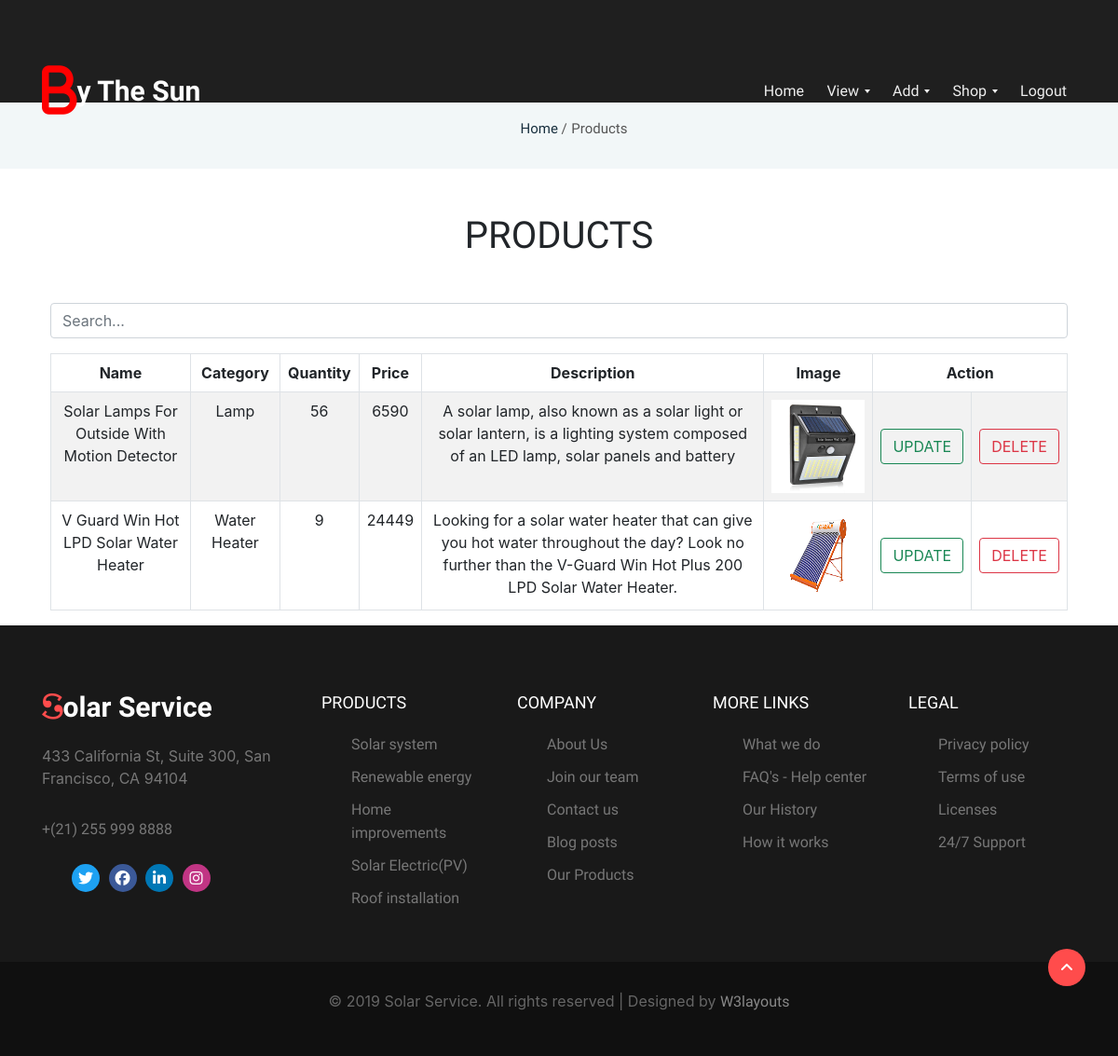
Page /viewProductsAdmin/ on the earlier database version.
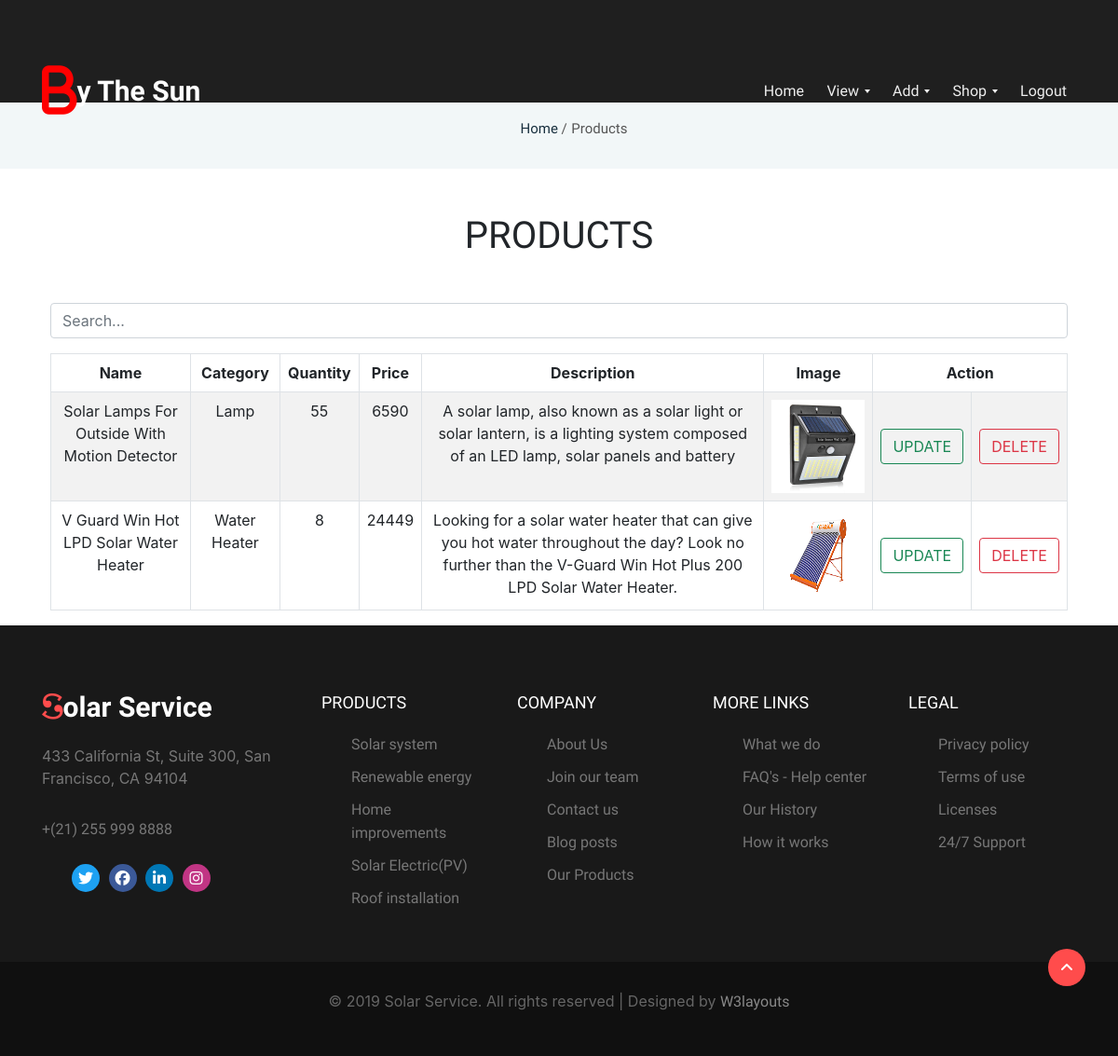
Same page on the later database version.
### app/models.py (models this page shows, shortened)
class Product(models.Model):
    name = models.CharField(max_length=100)
    category = models.CharField(max_length=100)
    quantity = models.IntegerField()
    description = models.CharField(max_length=300)
    image = models.ImageField(upload_to="image")
    price = models.IntegerField()

### app/views.py (the view)
# urls.py: path('viewProductsAdmin/', views.viewProductsAdmin),
def viewProductsAdmin(request):
    products = Product.objects.all()
    return render(request, "ADMIN/viewProductsAdmin.html", {"products": products})

### templates/ADMIN/viewProductsAdmin.html (shortened to what this page needs)
{% extends 'ADMIN/adminBase.html' %}
{% block header %}
<section class="w3l-breadcrumns">
    <div class="wrapper">
        <ul>
            <li><a id="a" href="/adminHome">Home</a> /</li>
            <li>Products</li>
        </ul>
    </div>
</section>
<link rel="stylesheet" href="https://cdn.jsdelivr.net/npm/bootstrap@5.2.3/dist/css/bootstrap.min.css"
>
<link rel="stylesheet" href="https://stackpath.bootstrapcdn.com/bootstrap/5.0.0/css/bootstrap.min.css">
<body>
    <div class="container">
        <h1 align="center" class="m-5">PRODUCTS</h1>
        <input type="text" id="searchInput" class="form-control mb-3" placeholder="Search...">
        <table class="table table-striped table-bordered" border="1">
            <thead>
                <tr>
                    <th style="text-align: center;">Name</th>
                    <th style="text-align: center;">Category</th>
                    <th style="text-align: center;">Quantity</th>
                    <th style="text-align: center;">Price</th>
                    <th style="text-align: center;">Description</th>
                    <th style="text-align: center;">Image</th>
                    <th style="text-align: center;" colspan="2">Action</th>
                </tr>
            </thead>
            <tbody id="tableBody">
                {% for i in products %}
                <tr id="row{{ forloop.counter }}">
                    <td style="text-align: center;">{{ i.name }}</td>
                    <td style="text-align: center;">{{ i.category }}</td>
                    <td style="text-align: center;">{{ i.quantity }}</td>
                    <td style="text-align: center;">{{ i.price }}</td>
                    <td style="text-align: center;">{{ i.description }}</td>
                    <td style="text-align: center;"><img id="img" src="/static/media/{{i.image}}" alt=""> </td>
                    <td style="vertical-align: middle;">
                        <a href="/updateProduct?id={{i.id}}" class="btn btn-style btn-outline-success">UPDATE</a>
                    </td>
                    <td style="vertical-align: middle;">
                        <a href="/deleteProduct?id={{i.id}}" class="btn btn-style btn-outline-danger">DELETE</a>
                    </td>
                </tr>
                {% endfor %}
            </tbody>
        </table>
    </div>
</body>
</html>
{% endblock %}

Differences in the rows shown:
changed Product "Solar Lamps For Outside With Motion Detector": quantity "56" → "55"
changed Product "V Guard Win Hot LPD Solar Water Heater": quantity "9" → "8"
